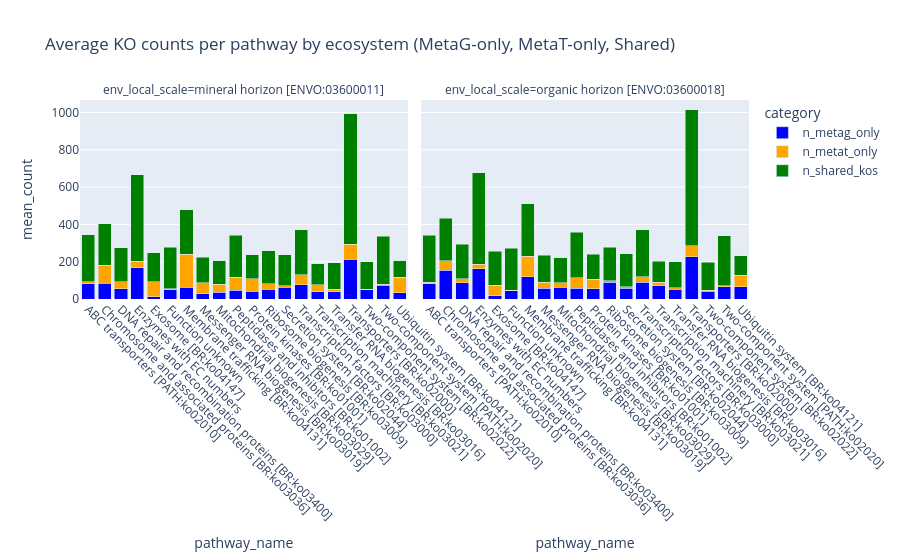

Write notebook code for a chart like this one.
### Code cell
## Now visualize pathway coverage across ecosystems by category

dfm = eco_pathway.melt(
    id_vars=["env_local_scale","pathway_name"],
    value_vars=["n_metag_only","n_metat_only","n_shared_kos"],
    var_name="category", value_name="mean_count"
)

# Show top 20 pathways by total KO count across ecosystems
top_paths = (
    dfm.groupby("pathway_name")["mean_count"].sum()
    .sort_values(ascending=False).head(20).index
)
dfm_top = dfm[dfm["pathway_name"].isin(top_paths)]

fig = px.bar(
    dfm_top, x="pathway_name", y="mean_count", color="category", color_discrete_map={
        "n_metag_only": "blue",
        "n_metat_only": "orange",
        "n_shared_kos": "green"
    },
    facet_col="env_local_scale", barmode="stack",
    title="Average KO counts per pathway by ecosystem (MetaG-only, MetaT-only, Shared)"
)
fig.update_xaxes(tickangle=45)
fig.write_html(os.path.join(CACHE_DIR, "ecosystem_pathway_counts_barchart.html"),
               include_plotlyjs="cdn", full_html=True)
fig.show()

### Figure 1 — Plotly figure (JSON) as saved in the notebook; plotly's stock layout.template omitted (floating-point values rounded to 4 significant figures)
{"data": [{"hovertemplate": "category=n_metag_only<br>env_local_scale=mineral horizon [ENVO:03600011]<br>pathway_name=%{x}<br>mean_count=%{y}<extra></extra>", "legendgroup": "n_metag_only", "marker": {"color": "blue", "pattern": {"shape": ""}}, "name": "n_metag_only", "orientation": "v", "showlegend": true, "textposition": "auto", "type": "bar", "x": ["ABC transporters [PATH:ko02010]", "Chromosome and associated proteins [BR:ko03036]", "DNA repair and recombination proteins [BR:ko03400]", "Enzymes with EC numbers", "Exosome [BR:ko04147]", "Function unknown", "Membrane trafficking [BR:ko04131]", "Messenger RNA biogenesis [BR:ko03019]", "Mitochondrial biogenesis [BR:ko03029]", "Peptidases and inhibitors [BR:ko01002]", "Protein kinases [BR:ko01001]", "Ribosome biogenesis [BR:ko03009]", "Secretion system [BR:ko02044]", "Transcription factors [BR:ko03000]", "Transcription machinery [BR:ko03021]", "Transfer RNA biogenesis [BR:ko03016]", "Transporters [BR:ko02000]", "Two-component system [BR:ko02022]", "Two-component system [PATH:ko02020]", "Ubiquitin system [BR:ko04121]"], "xaxis": "x", "y": [82.82, 84.73, 55.09, 167.7, 11.45, 50.82, 63.0, 27.64, 35.27, 46.64, 40.45, 52.55, 63.0, 76.91, 39.91, 37.91, 213.9, 48.64, 73.55, 32.27], "yaxis": "y"}, {"hovertemplate": "category=n_metag_only<br>env_local_scale=organic horizon [ENVO:03600018]<br>pathway_name=%{x}<br>mean_count=%{y}<extra></extra>", "legendgroup": "n_metag_only", "marker": {"color": "blue", "pattern": {"shape": ""}}, "name": "n_metag_only", "orientation": "v", "showlegend": false, "textposition": "auto", "type": "bar", "x": ["ABC transporters [PATH:ko02010]", "Chromosome and associated proteins [BR:ko03036]", "DNA repair and recombination proteins [BR:ko03400]", "Enzymes with EC numbers", "Exosome [BR:ko04147]", "Function unknown", "Membrane trafficking [BR:ko04131]", "Messenger RNA biogenesis [BR:ko03019]", "Mitochondrial biogenesis [BR:ko03029]", "Peptidases and inhibitors [BR:ko01002]", "Protein kinases [BR:ko01001]", "Ribosome biogenesis [BR:ko03009]", "Secretion system [BR:ko02044]", "Transcription factors [BR:ko03000]", "Transcription machinery [BR:ko03021]", "Transfer RNA biogenesis [BR:ko03016]", "Transporters [BR:ko02000]", "Two-component system [BR:ko02022]", "Two-component system [PATH:ko02020]", "Ubiquitin system [BR:ko04121]"], "xaxis": "x2", "y": [82.71, 153.4, 87.0, 161.9, 17.0, 43.07, 120.6, 56.79, 62.36, 57.5, 55.93, 89.93, 58.57, 90.93, 72.21, 52.71, 227.1, 42.43, 64.86, 65.86], "yaxis": "y2"}, {"hovertemplate": "category=n_metat_only<br>env_local_scale=mineral horizon [ENVO:03600011]<br>pathway_name=%{x}<br>mean_count=%{y}<extra></extra>", "legendgroup": "n_metat_only", "marker": {"color": "orange", "pattern": {"shape": ""}}, "name": "n_metat_only", "orientation": "v", "showlegend": true, "textposition": "auto", "type": "bar", "x": ["ABC transporters [PATH:ko02010]", "Chromosome and associated proteins [BR:ko03036]", "DNA repair and recombination proteins [BR:ko03400]", "Enzymes with EC numbers", "Exosome [BR:ko04147]", "Function unknown", "Membrane trafficking [BR:ko04131]", "Messenger RNA biogenesis [BR:ko03019]", "Mitochondrial biogenesis [BR:ko03029]", "Peptidases and inhibitors [BR:ko01002]", "Protein kinases [BR:ko01001]", "Ribosome biogenesis [BR:ko03009]", "Secretion system [BR:ko02044]", "Transcription factors [BR:ko03000]", "Transcription machinery [BR:ko03021]", "Transfer RNA biogenesis [BR:ko03016]", "Transporters [BR:ko02000]", "Two-component system [BR:ko02022]", "Two-component system [PATH:ko02020]", "Ubiquitin system [BR:ko04121]"], "xaxis": "x", "y": [9.545, 96.18, 38.45, 35.45, 80.27, 2.909, 177.3, 58.36, 44.18, 69.91, 68.82, 29.91, 9.0, 52.82, 36.91, 14.36, 78.36, 4.091, 5.909, 84.09], "yaxis": "y"}, {"hovertemplate": "category=n_metat_only<br>env_local_scale=organic horizon [ENVO:03600018]<br>pathway_name=%{x}<br>mean_count=%{y}<extra></extra>", "legendgroup": "n_metat_only", "marker": {"color": "orange", "pattern": {"shape": ""}}, "name": "n_metat_only", "orientation": "v", "showlegend": false, "textposition": "auto", "type": "bar", "x": ["ABC transporters [PATH:ko02010]", "Chromosome and associated proteins [BR:ko03036]", "DNA repair and recombination proteins [BR:ko03400]", "Enzymes with EC numbers", "Exosome [BR:ko04147]", "Function unknown", "Membrane trafficking [BR:ko04131]", "Messenger RNA biogenesis [BR:ko03019]", "Mitochondrial biogenesis [BR:ko03029]", "Peptidases and inhibitors [BR:ko01002]", "Protein kinases [BR:ko01001]", "Ribosome biogenesis [BR:ko03009]", "Secretion system [BR:ko02044]", "Transcription factors [BR:ko03000]", "Transcription machinery [BR:ko03021]", "Transfer RNA biogenesis [BR:ko03016]", "Transporters [BR:ko02000]", "Two-component system [BR:ko02022]", "Two-component system [PATH:ko02020]", "Ubiquitin system [BR:ko04121]"], "xaxis": "x2", "y": [8.357, 51.36, 20.86, 23.14, 55.71, 2.857, 108.6, 33.0, 26.14, 57.14, 51.0, 8.429, 7.857, 29.43, 18.71, 6.786, 59.0, 3.714, 5.214, 62.5], "yaxis": "y2"}, {"hovertemplate": "category=n_shared_kos<br>env_local_scale=mineral horizon [ENVO:03600011]<br>pathway_name=%{x}<br>mean_count=%{y}<extra></extra>", "legendgroup": "n_shared_kos", "marker": {"color": "green", "pattern": {"shape": ""}}, "name": "n_shared_kos", "orientation": "v", "showlegend": true, "textposition": "auto", "type": "bar", "x": ["ABC transporters [PATH:ko02010]", "Chromosome and associated proteins [BR:ko03036]", "DNA repair and recombination proteins [BR:ko03400]", "Enzymes with EC numbers", "Exosome [BR:ko04147]", "Function unknown", "Membrane trafficking [BR:ko04131]", "Messenger RNA biogenesis [BR:ko03019]", "Mitochondrial biogenesis [BR:ko03029]", "Peptidases and inhibitors [BR:ko01002]", "Protein kinases [BR:ko01001]", "Ribosome biogenesis [BR:ko03009]", "Secretion system [BR:ko02044]", "Transcription factors [BR:ko03000]", "Transcription machinery [BR:ko03021]", "Transfer RNA biogenesis [BR:ko03016]", "Transporters [BR:ko02000]", "Two-component system [BR:ko02022]", "Two-component system [PATH:ko02020]", "Ubiquitin system [BR:ko04121]"], "xaxis": "x", "y": [253.3, 222.9, 181.5, 463.4, 156.7, 223.8, 237.3, 138.0, 124.5, 225.5, 128.1, 177.2, 166.2, 240.7, 113.0, 142.1, 702.4, 146.1, 257.2, 89.0], "yaxis": "y"}, {"hovertemplate": "category=n_shared_kos<br>env_local_scale=organic horizon [ENVO:03600018]<br>pathway_name=%{x}<br>mean_count=%{y}<extra></extra>", "legendgroup": "n_shared_kos", "marker": {"color": "green", "pattern": {"shape": ""}}, "name": "n_shared_kos", "orientation": "v", "showlegend": false, "textposition": "auto", "type": "bar", "x": ["ABC transporters [PATH:ko02010]", "Chromosome and associated proteins [BR:ko03036]", "DNA repair and recombination proteins [BR:ko03400]", "Enzymes with EC numbers", "Exosome [BR:ko04147]", "Function unknown", "Membrane trafficking [BR:ko04131]", "Messenger RNA biogenesis [BR:ko03019]", "Mitochondrial biogenesis [BR:ko03029]", "Peptidases and inhibitors [BR:ko01002]", "Protein kinases [BR:ko01001]", "Ribosome biogenesis [BR:ko03009]", "Secretion system [BR:ko02044]", "Transcription factors [BR:ko03000]", "Transcription machinery [BR:ko03021]", "Transfer RNA biogenesis [BR:ko03016]", "Transporters [BR:ko02000]", "Two-component system [BR:ko02022]", "Two-component system [PATH:ko02020]", "Ubiquitin system [BR:ko04121]"], "xaxis": "x2", "y": [250.9, 229.0, 185.1, 491.9, 182.9, 226.6, 281.9, 145.8, 132.2, 242.0, 134.2, 178.1, 177.5, 251.9, 111.6, 141.3, 727.6, 151.6, 268.2, 103.4], "yaxis": "y2"}], "layout": {"annotations": [{"font": {}, "showarrow": false, "text": "env_local_scale=mineral horizon [ENVO:03600011]", "x": 0.245, "xanchor": "center", "xref": "paper", "y": 1, "yanchor": "bottom", "yref": "paper"}, {"font": {}, "showarrow": false, "text": "env_local_scale=organic horizon [ENVO:03600018]", "x": 0.755, "xanchor": "center", "xref": "paper", "y": 1, "yanchor": "bottom", "yref": "paper"}], "barmode": "stack", "legend": {"title": {"text": "category"}, "tracegroupgap": 0}, "title": {"text": "Average KO counts per pathway by ecosystem (MetaG-only, MetaT-only, Shared)"}, "xaxis": {"anchor": "y", "domain": [0, 0.49], "tickangle": 45, "title": {"text": "pathway_name"}}, "xaxis2": {"anchor": "y2", "domain": [0.51, 1], "matches": "x", "tickangle": 45, "title": {"text": "pathway_name"}}, "yaxis": {"anchor": "x", "domain": [0, 1], "title": {"text": "mean_count"}}, "yaxis2": {"anchor": "x2", "domain": [0, 1], "matches": "y", "showticklabels": false}}}
